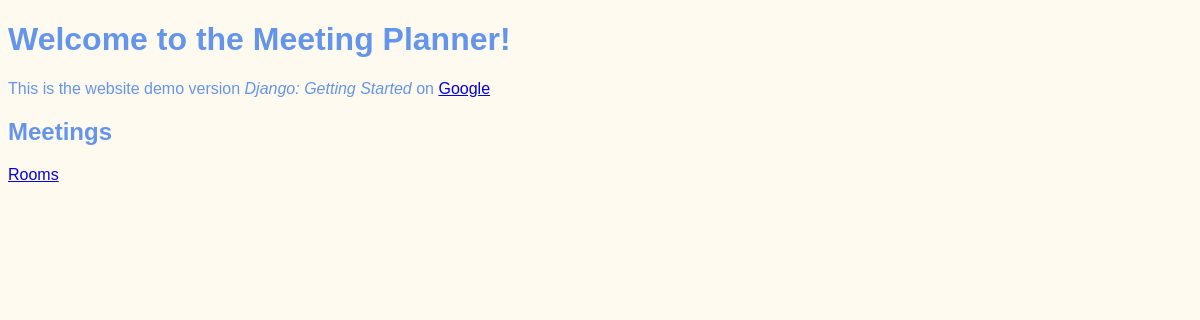
/, run on an earlier commit of the app's database.
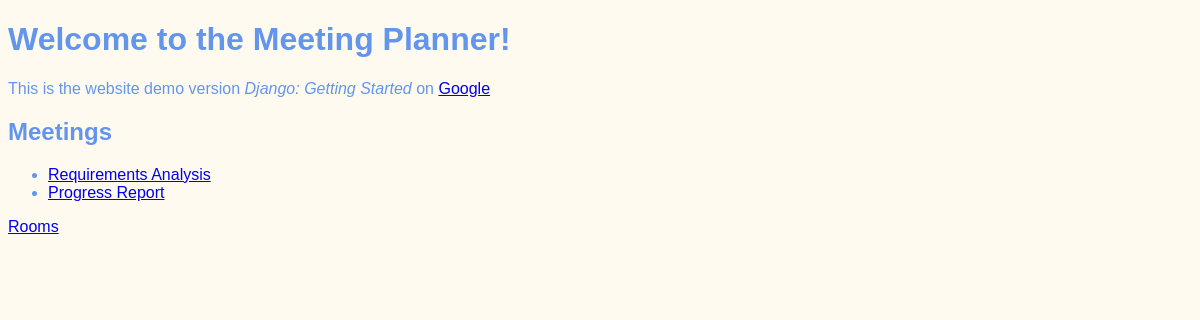
And on a later commit of the database.
### meetings/models.py (models this page shows, shortened)
class Meeting(models.Model):
    title = models.CharField(max_length=200)
    date = models.DateField()
    start_time = models.TimeField(default=time(9))
    duration = models.IntegerField(default=1)
    room = models.ForeignKey(Room, on_delete=models.CASCADE)

### website/views.py (the view)
# urls.py: path('', welcome, name='welcome'),
def welcome(request):
    return render(request, "website/welcome.html",
                  {"message": "This data was sent from the view to template",
                   "meetings": Meeting.objects.all()})

### website/templates/website/welcome.html (shortened to what this page needs)
{% extends "base.html" %}
{% block content %}
<h1>Welcome to the Meeting Planner!</h1>
<p>
    This is the website demo version
    <em> Django: Getting Started</em>
    on <a href="https://www.google.com"> Google</a>
</p>
<h2> Meetings </h2>
<ul>
    {% for meeting in meetings %}
    <li>
        <a href="{% url 'detail' meeting.id %}">
            {{ meeting.title }} </a>
    </li>
    {% endfor %}
</ul>
 <a href="{% url 'rooms' %}">Rooms</a>
{% endblock %}

### website/templates/base.html (shortened to what this page needs)
{% load static %}
<!DOCTYPE html>
<html lang="en">
<head>
    <link rel="stylesheet" href="{% static 'website/style.css' %}">
</head>
<body>
    {% block content %}
    {% endblock %}
</body>
</html>

### website/static/website/style.css (style rules this page uses)
body { font-family: sans-serif; color: cornflowerblue; background-color: floralwhite; }

What changed in the data, as far as the page shows it:
added Meeting: title "Requirements Analysis"
added Meeting: title "Progress Report"
